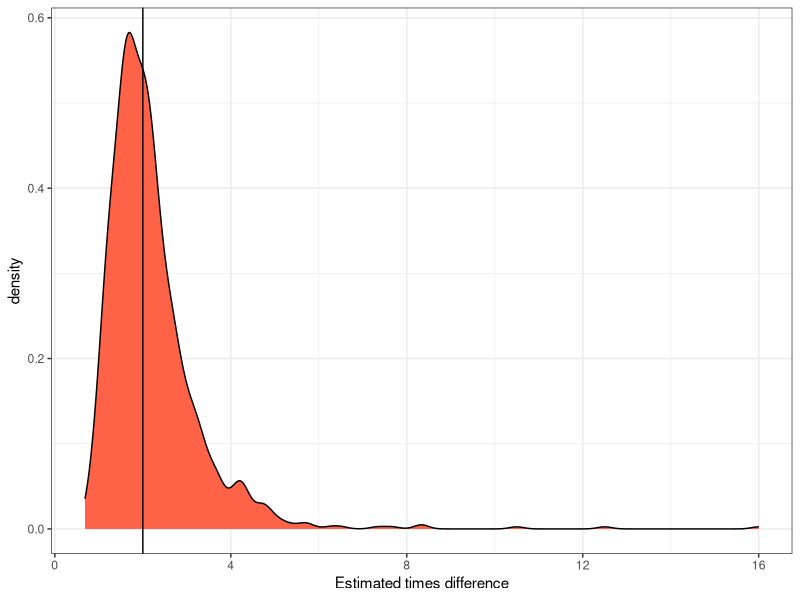
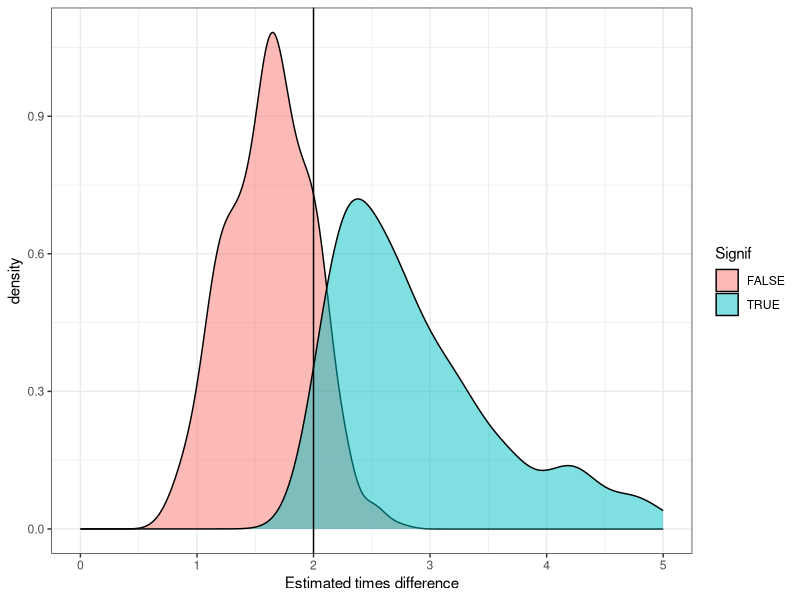

The R script that drew these images, in order:
## ---- chunk 1
library(purrr)
library(ggplot2)
library(broom)
library(dplyr)
library(tidyr)
## ---- chunk 2
x_data=matrix(1:100,nrow=25,ncol=4)
mean_calculator <- function(x,i){mean(x[,i])}
## ---- chunk 3
mean_calculator(x_data,1)
mean_calculator(x_data,3)
mean_calculator(x_data,c(1,4))
## ---- chunk 4
simulator <- function(n, x1, x2){
  x <- rep(c(x1, x2), each = n/2) #this creates a column labeling the two factors
  y <- rpois(n, lambda = x) #this takes a random sample from with sample size n from a poisson dist.
  m1 <- glm(y ~ x, family = "poisson") %>% tidy() #this runs a GLM and tidy's the output
  m1
}

## ---- chunk 5
set.seed(2001) #just do this to get the same result as me
simulator(100, 1, 2)
## ---- chunk 6
?map
mout <- map(1:1000, ~simulator(20, 1, 2))
## ---- chunk 7
mout2 <- mout %>%
  bind_rows(.id = "rep") %>%
  filter(term != "(Intercept)") %>%
  mutate(Signif = p.value < 0.05,
         rep = as.numeric(rep))
head(data.frame(mout2))
## ---- chunk 8

## ---- chunk 9
mlip <- map(1:1000, ~simulator(20, 10, 20))
mlip2 <- mlip %>%
  bind_rows(.id = "rep") %>%
  filter(term != "(Intercept)") %>%
  mutate(Signif = p.value < 0.05,
         rep = as.numeric(rep))
head(data.frame(mlip2))
sum(mlip2$Signif)/1000
## ---- chunk 10
ggplot(mout2, aes(x = exp(estimate))) +
  geom_density(fill = "tomato") +
  theme_bw() +
  geom_vline(xintercept = 2) +
  xlab("Estimated times difference")
## ---- chunk 11
signif_mean <- mean(exp(filter(mout2, Signif)$estimate))
nonsignif_mean <- mean(exp(filter(mout2, !Signif)$estimate))
all_mean <- mean(exp(mout2$estimate))
c(all_mean, signif_mean, nonsignif_mean)
## ---- chunk 12
ggplot(mout2, aes(x = exp(estimate), fill = Signif)) +
  geom_density(alpha = 0.5) +
  theme_bw() +
  geom_vline(xintercept = 2) +
  xlab("Estimated times difference") +
  xlim(0,5)
